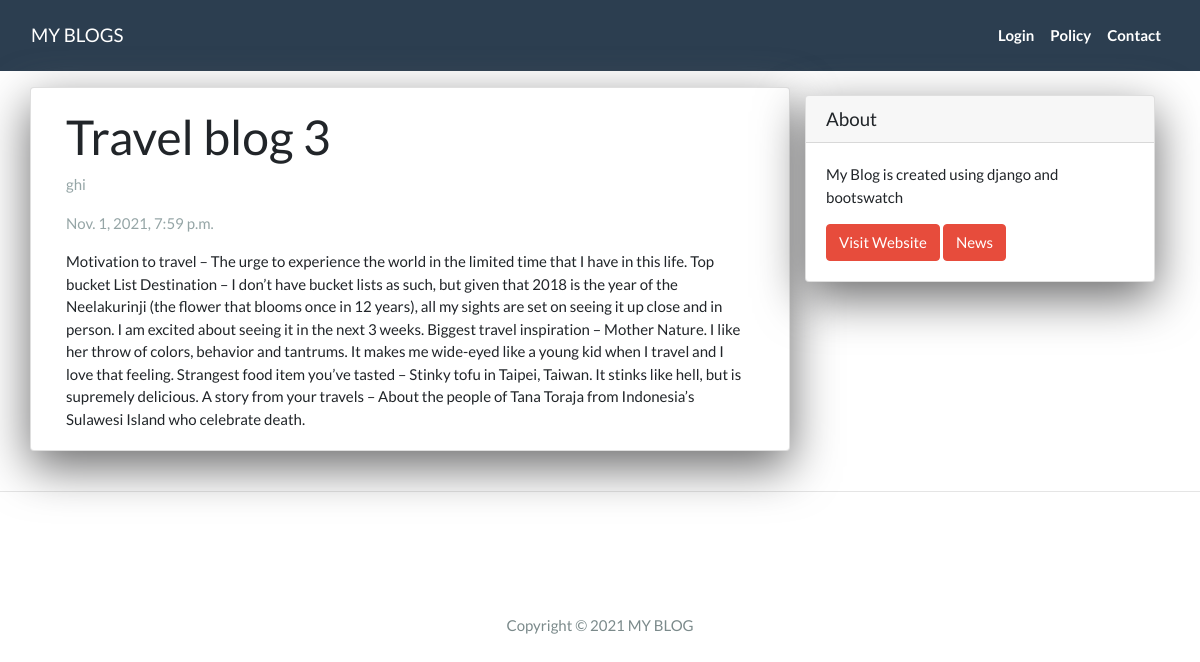
/posts/, run on the app's committed database.
### blog/models.py (models this page shows)
class post(models.Model):
    title = models.CharField(max_length=200, )
    slug = models.SlugField(max_length=200, null=True)
    author = models.CharField(max_length=150)
    created_on = models.DateTimeField(auto_now_add=True, null=True)
    updated_on = models.DateTimeField(auto_now=True)
    content = models.TextField(null=True)
    status = models.IntegerField(choices=STATUS, default=0)

### blog/views.py (the view)
# urls.py: path('<slug:slug>/', views.DetailView.as_view(), name="post_detail"),
class DetailView(generic.DetailView):
     model = post
     template_name = 'post_detail.html'

### blog/templates/post_detail.html
{% extends "base.html" %}
{% block content %}
<div class="container" >
    <div class="row">
        <div class="col-md-8 card mb-4 mt-3 left top">
            <div class="card-body">
                <h1> {% block title %} {{object.title}} {% endblock title %} </h1>
                <p class="text-muted"> {{ post.author }} </p>
                <p class="text-muted"> {{ post.created_on }} </p>
                <p class="card-text"> {{ object.content | safe }}</p>
            </div>
        </div>
        {% block sidebar %} {% include 'sidebar.html' %} {% endblock sidebar %}
    </div>
</div>
<hr>
<br>
<br>
<br>
<br>
{% endblock content %}

### blog/templates/sidebar.html (style rules this page uses)
.card { box-shadow: 0 16px 48px #6a6a6b; }

### data on the page
post: title "Travel blog 3", author "ghi", created_on "Nov. 1, 2021, 7:59 p.m.", content "Motivation to travel – The urge to experience the world in the limited time that I have in this life. Top bucket List Destination – I don’t have bucket lists as such, but given that 2018 is the year of the Neelakurinji (the flower that blooms once in 12 years), all my sights are set on seeing it up close and in person. I am excited about seeing it in the next 3 weeks. Biggest travel inspiration – Mother Nature. I like her throw of colors, behavior and tantrums. It makes me wide-eyed like a young kid when I travel and I love that feeling. Strangest food item you’ve tasted – Stinky tofu in Taipei, Taiwan. It stinks like hell, but is supremely delicious. A story from your travels – About the…"
